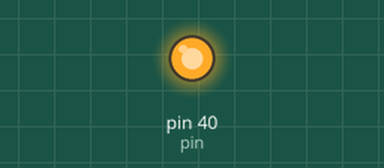
The program below on a simulated Raspberry Pi (header pin numbers). Parts: output pins drawn as LEDs (lit = HIGH). At 0.0 s the program stops and its outputs stay as they are.

Above: at 0.1 s.
Timing chart, 0 to 1.5 s (numbered marks = the images above):
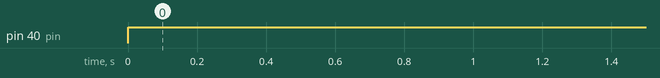

Measured:
- by itself, pin 40 (pin): LOW → HIGH at 0.00 s

The program:

Alarm.py
```python
import RPi.GPIO as GPIO
from time import sleep

GPIO.setmode(GPIO.BOARD)
GPIO.setwarnings(False)

#el pin que se va a usar para encender el buzzer
pin = 40
GPIO.setup(pin, GPIO.OUT, initial=GPIO.HIGH)

def turn_on_buzzer_with_timmer(time): #time in second
	GPIO.output(pin, GPIO.LOW)
	sleep(time)
	GPIO.output(pin, GPIO.HIGH)
```
